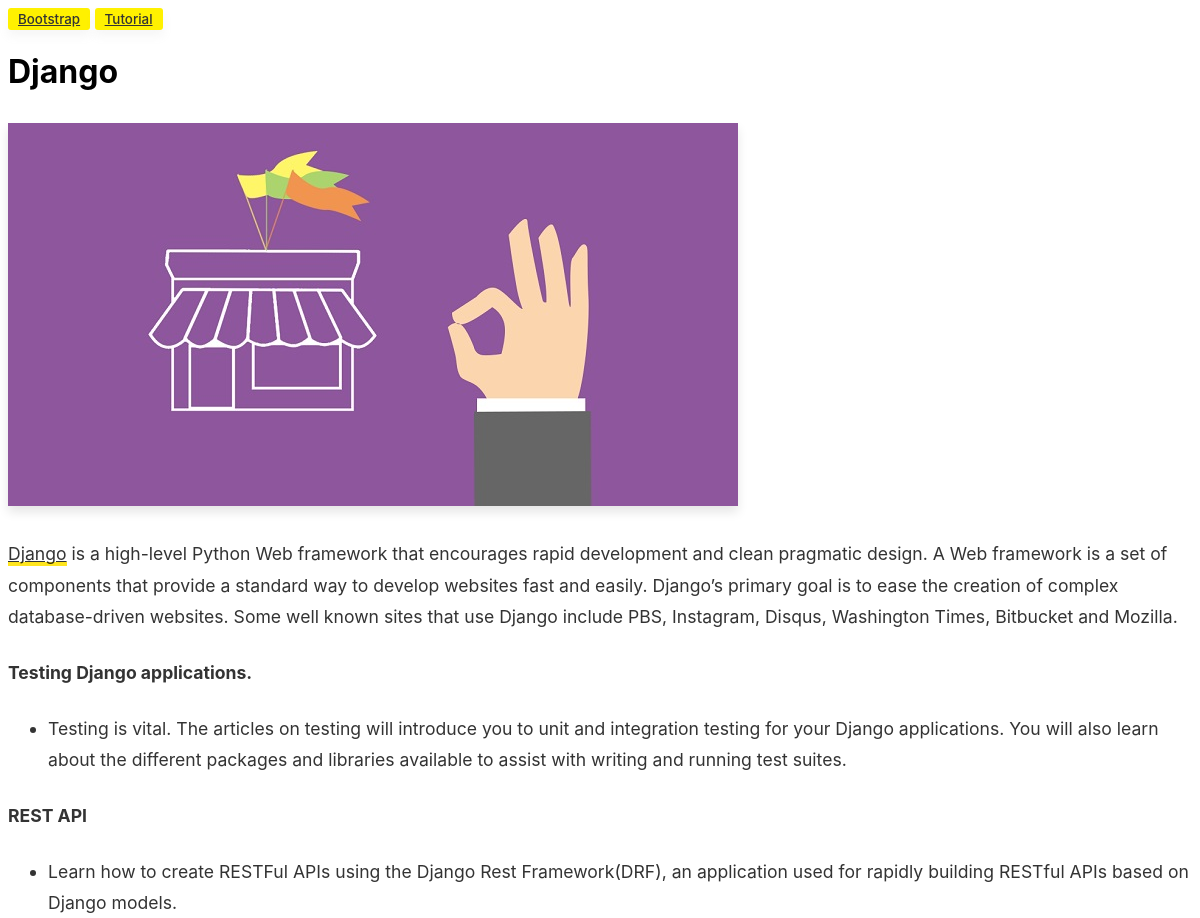
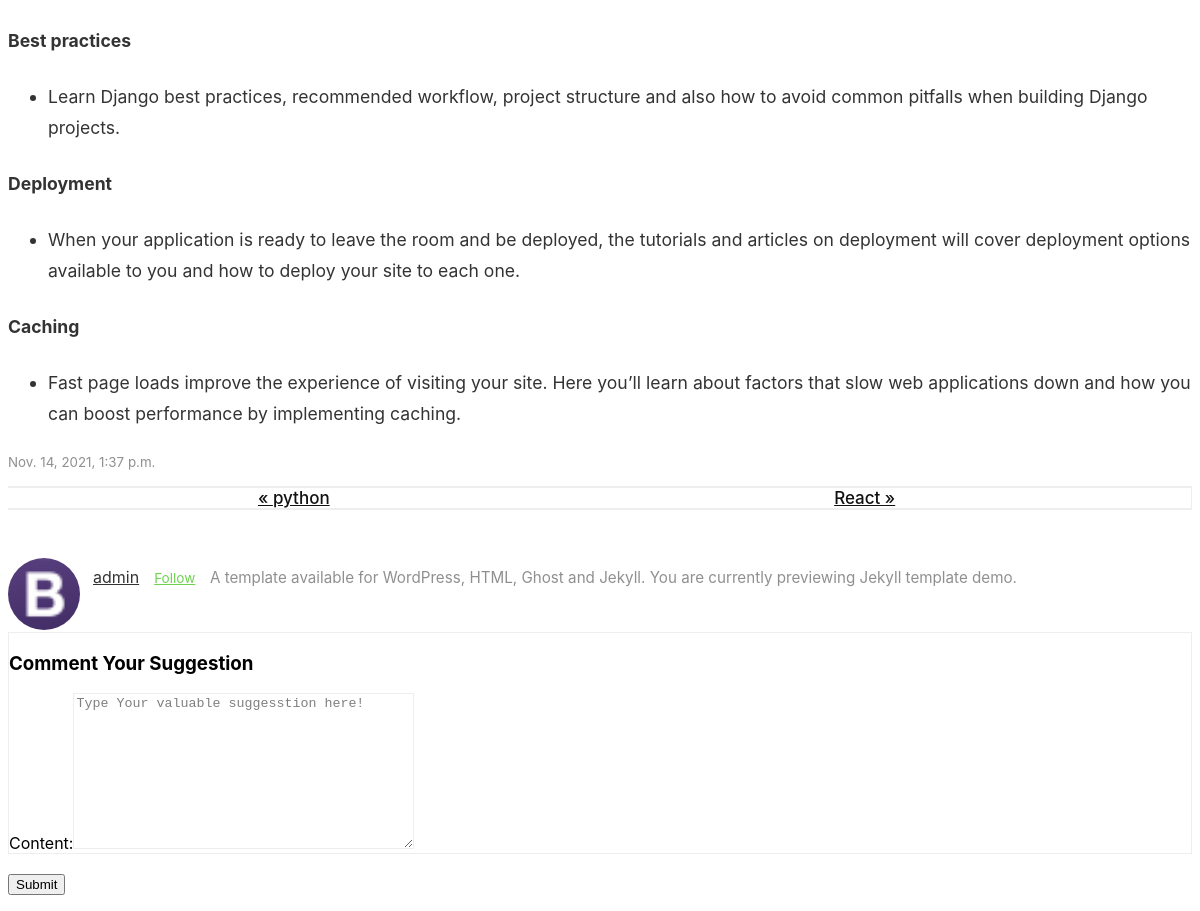
Screenshot of /single/django (signed in) with the database file from the repository (2 pictures, top to bottom).
### posts/models.py (models this page shows, shortened)
class Poster(models.Model):
    title = models.CharField(max_length=100)
    overview = models.TextField()
    slug = models.SlugField(unique=True)
    timestamp = models.DateTimeField(auto_now_add=True)
    content = HTMLField()
    author = models.ForeignKey(Author, on_delete=models.CASCADE)
    thumbnail = models.ImageField()
    profile_picture = models.ImageField(null=True)
    class Meta:
        unique_together = ('title','slug')

class Author(models.Model):
    user = models.OneToOneField(User, on_delete=models.CASCADE)
    def __str__(self):
        return self.user.username

### posts/views.py (the view, shortened to what this page needs)
# urls.py: path('single/<slug:slug>',single_us,name='single'),
def single_us(request,slug):
    posts = Poster.objects.filter(slug=slug)
    nextpost = Poster.objects.filter().order_by('slug').first()
    prevpost = Poster.objects.filter().order_by('slug').last()
    post = Poster.objects.filter(slug=slug)
    form = CommentForm()
    context = {'posts': posts,'nextpost':nextpost,'prevpost':prevpost,'form':form}
    return render(request,'single.html',context)

### posts/forms.py
class CommentForm(forms.ModelForm):
    content = forms.CharField(widget=forms.Textarea(attrs={
    'class' : 'form-control',
    'placeholder': 'Type Your valuable suggesstion here!',
     } ))
    class Meta:
        model = Comment
        fields = ('content',)

### posts/templates/single.html (shortened to what this page needs)
{% load static %}
{% block content %}
<link href="{% static 'css/theme.css' %} " rel="stylesheet">
					<div class="mainheading">
						<div class="after-post-tags">
							<ul class="tags">
								<li>
								<a href="#">bootstrap</a>
								</li>
								<li>
								<a href="#">tutorial</a>
								</li>
							</ul>
						</div>
					{% for post in posts %}
						<h1 class="posttitle">{{ post.title }}</h1>
					</div>
					<img class="featured-image img-fluid" src="{{ post.thumbnail.url }}" alt="">
					<div class="article-post">
						<p>
							{{ post.content | safe }}
						</p>
					</div>
					<p>
						<small>
						<span class="post-date"><time class="post-date" datetime="2018-01-12">{{ post.timestamp }}</time></span>
						</small>
					</p>
					{% endfor %}
					<div class="row PageNavigation mt-4 prevnextlinks">
						<div class="col-md-6 rightborder pl-0">
							{% if prevpost %}
							<td><a class="thepostlink" href="{% url 'single' prevpost.slug %}">« {{ prevpost.slug }}</a></td>
							{% endif %}
						   {% if nextpost %}
							<a class="thepostlink" href="{% url 'single' nextpost.slug %}"> {{ nextpost.slug }} »</a>
						   {% endif %}
						</div>
					</div>
					{% for post in posts %}
					<div class="row post-top-meta">
						<div class="col-md-2">
							<img class="author-thumb" src="{{ post.profile_picture.url }}" alt="">
						</div>
						<div class="col-md-10">
							<a target="_blank" class="link-dark" href="#">{{ post.author }}</a><a target="_blank" href="#" class="btn follow">Follow</a>
							<span class="author-description">A template available for WordPress, HTML, Ghost and Jekyll. You are currently previewing Jekyll template demo.</span><br><br><br>
						</div>
					{% endfor %}
					{% if request.user.is_authenticated %}
					<form method="POST">
						<div class="form-control">
							<h3>Comment Your Suggestion</h3>
							{{ form }}
						</div><br>
						<button  class ="main-button" type="submit">Submit</button>
					{% else %}
                	<a href="{% url 'login' %}" class="btn btn-primary">Login to comment!</a>
					</form>
					{% endif %}
				</div>
{% endblock %}

### posts/static/css/theme.css (style rules this page uses)
.mainheading { padding: 0rem 0rem 1rem 0; }
a { color:#6FD350; }
a,a:hover { transition:all 0.2s; }
.article-post ol, .article-post ul { margin-bottom:1.5rem; }
.prevnextlinks .thepostlink { padding: 20px 250px; font-size: 17px; display: inline; color: #111; font-weight: 500; }
.prevnextlinks { border-top: 2px solid #eee; border-bottom: 2px solid #eee; margin-left: 0; margin-right: 0; }
.prevnextlinks .rightborder { border-right: 1px solid #eee; }
.author-thumb { width:40px; height:40px; float:left; margin-right:13px; border-radius:100%; }
.post-top-meta { margin-bottom: 1rem; margin-top: 3rem; }
.post-top-meta .author-thumb { width:72px; height:72px; }
.post-top-meta span { font-size:0.9rem; color:rgba(0,0,0,.44); display:inline-block; }
.post-top-meta .author-description { margin-bottom:5px; margin-top:10px; font-size:0.95rem; }
span.post-name,span.post-date,span.author-meta { display:inline-block; }
span.post-date,span.post-read { color:rgba(0,0,0,.44); }
.mainheading h1.posttitle { font-weight:700; margin-bottom:1rem; }
.link-dark { color:rgba(0,0,0,.8); }
.article-post { font-size:1.1rem; line-height:1.8; color:rgba(0,0,0,.8); }
.article-post a { color:inherit; box-shadow:inset 0 -2px 0 rgba(255, 229, 31,1), 0 2px 0 rgba(255, 229, 31,1); }
.article-post p,.article-post blockquote { margin:0 0 1.5rem 0; }
.featured-image { display: block; margin-bottom: 2rem; box-shadow: 0 6px 10px 0 rgba(0,0,0,0.1); }
ul.tags { list-style:none; padding-left:0; margin: 0 0 1.5rem 0; }
ul.tags li { display:inline-block; font-size:0.9rem; }
ul.tags li a { background: #fff100; color: #333; padding: 3px 10px; border-radius: 3px; font-weight: 500; font-size: 0.93em; text-transform: capitalize; box-shadow: 0 6px 10px 0 rgba(169, 169, 169, 0.1); }
.btn { box-shadow: 0 6px 10px 0 rgba(0,0,0,0.1); font-weight:500; font-size:15px; border-radius: .3rem; color:#fff; cursor: pointer; }
a.btn { color:#fff; }
.btn.follow { border-color:#6FD350; color:#6FD350; padding:3px 10px; text-align:center; border-radius:999em; font-size:0.85rem; display:inline-block; box-shadow: none; font-weight:400; }
.post-top-meta .btn.follow { margin-left:5px; margin-top:-4px; }
.form-control { border:1px solid #eee; border-radius:0; }
.h1, .h2, .h3, .h4, .h5, .h6, h1, h2, h3, h4, h5, h6 { font-family: "Rubik", -apple-system, BlinkMacSystemFont, "Helvetica Neue", sans-serif; }
img { max-width:100%;height: auto; }

### rows the page displays
Poster: title "Django", thumbnail (picture), content "Django is a high-level Python Web framework that encourages rapid development and clean pragmatic design. A Web framework is a set of components that provide a standard way to develop websites fast and easily. Django’s primary goal is to ease the creation of complex database-driven websites. Some well known sites that use Django include PBS, Instagram, Disqus, Washington Times, Bitbucket and Mozilla. Testing Django applications. Testing is vital. The articles on testing will introduce you to unit and integration testing for your Django applications. You will also learn about the different packages and libraries available to assist with writing and running test suites. REST API Learn how to…", timestamp "Nov. 14, 2021, 1:37 p.m.", profile_picture (picture), author "admin"
Poster: slug "python"
Poster: slug "React"
